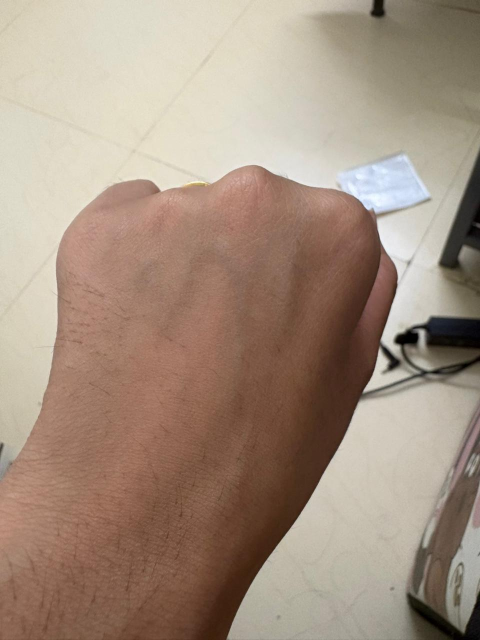
#> input picture hand.jpeg, 960 x 1280 px (shown at 1/2 size)
$ python vein.py   (older library calls are emulated)
#> lines starting #> are read from the running program, lines starting #| are printed output that depends on the picture
import cv2
import numpy as np
import matplotlib.pyplot as plt
from skimage.filters import frangi

def process_veins_live_tuner(image_path):
#> called with image_path = 'hand.jpeg'
    img = cv2.imread(image_path)
#> img is the input picture: shape (1280, 960, 3); mean B, G, R 127.7, 144.2, 164.2
    if img is None:
        print(f"Error: Could not load image from '{image_path}'.")
        return

    # --- 1. STANDARDIZE RESOLUTION ---
    height, width = img.shape[:2]
#> height = 1280; width = 960
    new_width = 600
    new_height = int((new_width / width) * height)
#> new_height = 800
    img = cv2.resize(img, (new_width, new_height))
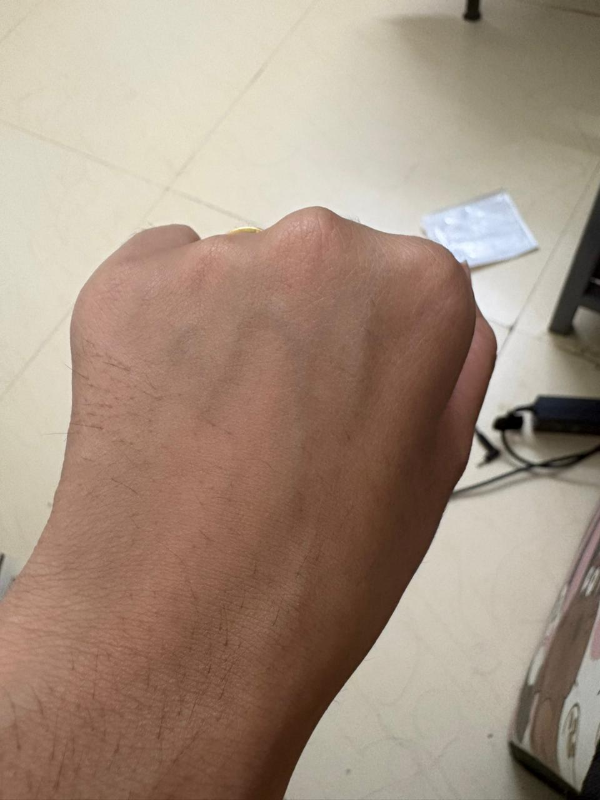
#> img: shape (800, 600, 3); mean B, G, R 127.6, 144.1, 164.1

    # --- 2. INTERACTIVE ROI SELECTION ---
    print("Draw a box strictly inside your hand (no background). Press SPACE to confirm.")
#> (the run stopped early here; a loop or call above may not have finished)
